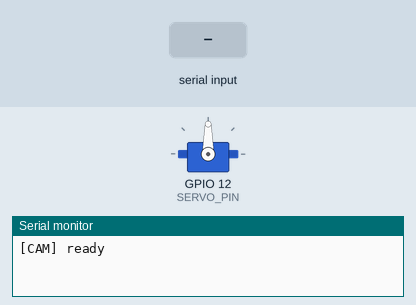
Bench run of a sketch on a simulated ESP32. Shown: servo, the last lines printed to the serial monitor. Inputs (shaded band) come from the test bench. The camera gives no picture.

Above: at 1.5 s.
1.6 s: "SCAN\n" received over the second serial link
At 1.83 s:
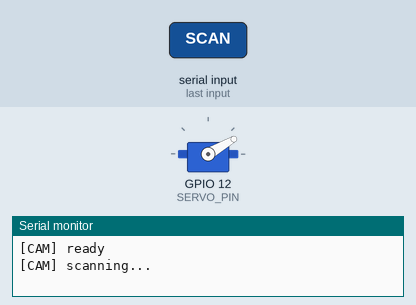
At 2.75 s:
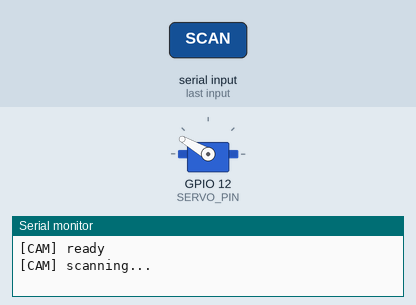
Timing chart, 0 to 4.6 s (numbered marks = the images above; inputs shaded):
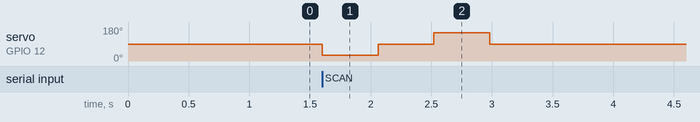

Measured:
- after the input at 1.6 s, servo on GPIO 12 (SERVO_PIN): 90° → 30° at once, → 90° 0.46 s later, → 150° 0.46 s later, → 90° 0.46 s later

The sketch:

NIPAS_CAM.ino
```cpp
/*
 * NIPAS_CAM.ino — ESP32-CAM vision module
 *
 * Waits for "SCAN\n" from the main ESP32 over UART.
 * Sweeps an SG90 servo 120° left-to-right.
 * Captures a frame at each position.
 * Runs HSV color analysis to detect chlorosis (yellow) and necrosis (brown).
 * Sends back a JSON result over UART.
 */

#include "esp_camera.h"
#include <ESP32Servo.h>
#include "NIPAS_Config.h"

// ═══════════════════════════════════════════════════════════
// AI-Thinker ESP32-CAM pins
// ═══════════════════════════════════════════════════════════
#define PWDN_GPIO_NUM     32
#define RESET_GPIO_NUM    -1
#define XCLK_GPIO_NUM      0
#define SIOD_GPIO_NUM     26
#define SIOC_GPIO_NUM     27
#define Y9_GPIO_NUM       35
#define Y8_GPIO_NUM       34
#define Y7_GPIO_NUM       39
#define Y6_GPIO_NUM       36
#define Y5_GPIO_NUM       21
#define Y4_GPIO_NUM       19
#define Y3_GPIO_NUM       18
#define Y2_GPIO_NUM        5
#define VSYNC_GPIO_NUM    25
#define HREF_GPIO_NUM     23
#define PCLK_GPIO_NUM     22

#define SERVO_PIN         12
#define SERVO_LEFT        30
#define SERVO_CENTER      90
#define SERVO_RIGHT       150

Servo camServo;
String uartBuf = "";

// ═══════════════════════════════════════════════════════════
// RGB → HSV
// ═══════════════════════════════════════════════════════════
void rgbToHsv(uint8_t r, uint8_t g, uint8_t b,
              float &h, float &s, float &v) {
    float rf = r / 255.0f, gf = g / 255.0f, bf = b / 255.0f;
    float mx = max(rf, max(gf, bf));
    float mn = min(rf, min(gf, bf));
    float d  = mx - mn;
    if (d == 0)         h = 0;
    else if (mx == rf)  h = 60 * fmod(((gf - bf) / d), 6);
    else if (mx == gf)  h = 60 * (((bf - rf) / d) + 2);
    else                h = 60 * (((rf - gf) / d) + 4);
    if (h < 0) h += 360;
    s = (mx == 0) ? 0 : (d / mx);
    v = mx;
}

// ═══════════════════════════════════════════════════════════
// HSV CLASSIFIERS for tomato / chili / brinjal
// ═══════════════════════════════════════════════════════════
bool isLeaf(float h, float s, float v) {
    // green leaf tissue
    return (h >= 70 && h <= 160) && s > 0.25f && v > 0.18f;
}
bool isChlorosis(float h, float s, float v) {
    // yellowing — H 40–75
    return (h >= 40 && h <= 75) && s > 0.35f && v > 0.35f;
}
bool isNecrosis(float h, float s, float v) {
    // brown/dark spots — H 10–40, low value
    return (h >= 10 && h <= 40) && (v < 0.55f || s < 0.40f);
}

// ═══════════════════════════════════════════════════════════
// ANALYSIS
// ═══════════════════════════════════════════════════════════
struct ScanResult {
    float leaf;
    float chlorosis;
    float necrosis;
};

ScanResult analyzeFrame(camera_fb_t* fb) {
    ScanResult r = {0, 0, 0};
    int leafPx = 0, chlorPx = 0, necrPx = 0;
    // PIXFORMAT_RGB565: 2 bytes per pixel
    for (size_t y = 0; y < fb->height; y += 2) {
        for (size_t x = 0; x < fb->width; x += 2) {
            size_t idx = (y * fb->width + x) * 2;
            if (idx + 1 >= fb->len) continue;
            uint16_t px = (fb->buf[idx] << 8) | fb->buf[idx + 1];
            uint8_t rr = ((px >> 11) & 0x1F) << 3;
            uint8_t gg = ((px >> 5)  & 0x3F) << 2;
            uint8_t bb = ( px        & 0x1F) << 3;
            float h, s, v;
            rgbToHsv(rr, gg, bb, h, s, v);
            if (isLeaf(h, s, v))      leafPx++;
            if (isChlorosis(h, s, v)) { leafPx++; chlorPx++; }
            if (isNecrosis(h, s, v))  { leafPx++; necrPx++;  }
        }
    }
    float denom = leafPx > 0 ? (float)leafPx : 1.0f;
    r.leaf      = leafPx;
    r.chlorosis = chlorPx / denom;
    r.necrosis  = necrPx  / denom;
    return r;
}

// ═══════════════════════════════════════════════════════════
// SWEEP + SCAN
// ═══════════════════════════════════════════════════════════
ScanResult scanAt(int angle) {
    camServo.write(angle);
    delay(400);                          // settle
    camera_fb_t* fb = esp_camera_fb_get();
    if (!fb) { ScanResult empty = {0,0,0}; return empty; }
    ScanResult r = analyzeFrame(fb);
    esp_camera_fb_return(fb);
    return r;
}

void doFullScan() {
    Serial.println("[CAM] scanning...");
    ScanResult L = scanAt(SERVO_LEFT);
    ScanResult C = scanAt(SERVO_CENTER);
    ScanResult R = scanAt(SERVO_RIGHT);
    camServo.write(SERVO_CENTER);

    // Worst-case (highest infection) side
    float chlor = max(L.chlorosis, max(C.chlorosis, R.chlorosis));
    float necr  = max(L.necrosis,  max(C.necrosis,  R.necrosis));
    float total = chlor + necr;

    const char* severity =
        total > 0.30f ? "high" :
        total > 0.15f ? "moderate" :
        total > 0.05f ? "low" : "none";

    Serial1.printf(
        "{\"infection\":%.3f,\"chlorosis\":%.3f,\"necrosis\":%.3f,\"severity\":\"%s\"}\n",
        total, chlor, necr, severity);
    Serial.printf("[CAM] → infection=%.3f severity=%s\n", total, severity);
}

// ═══════════════════════════════════════════════════════════
// SETUP
// ═══════════════════════════════════════════════════════════
void setup() {
    Serial.begin(115200);
    Serial1.begin(CAM_BAUD, SERIAL_8N1, 3, 1);   // RX=3, TX=1 on ESP32-CAM

    camServo.attach(SERVO_PIN);
    camServo.write(SERVO_CENTER);

    camera_config_t config;
    config.ledc_channel = LEDC_CHANNEL_0;
    config.ledc_timer   = LEDC_TIMER_0;
    config.pin_d0       = Y2_GPIO_NUM;
    config.pin_d1       = Y3_GPIO_NUM;
    config.pin_d2       = Y4_GPIO_NUM;
    config.pin_d3       = Y5_GPIO_NUM;
    config.pin_d4       = Y6_GPIO_NUM;
    config.pin_d5       = Y7_GPIO_NUM;
    config.pin_d6       = Y8_GPIO_NUM;
    config.pin_d7       = Y9_GPIO_NUM;
    config.pin_xclk     = XCLK_GPIO_NUM;
    config.pin_pclk     = PCLK_GPIO_NUM;
    config.pin_vsync    = VSYNC_GPIO_NUM;
    config.pin_href     = HREF_GPIO_NUM;
    config.pin_sscb_sda = SIOD_GPIO_NUM;
    config.pin_sscb_scl = SIOC_GPIO_NUM;
    config.pin_pwdn     = PWDN_GPIO_NUM;
    config.pin_reset    = RESET_GPIO_NUM;
    config.xclk_freq_hz = 20000000;
    config.pixel_format = PIXFORMAT_RGB565;   // required for HSV pixel loop
    config.frame_size   = FRAMESIZE_QQVGA;    // 160×120 — fast + fits RAM
    config.jpeg_quality = 12;
    config.fb_count     = 1;

    if (esp_camera_init(&config) != ESP_OK) {
        Serial.println("[CAM] init FAILED");
        return;
    }
    Serial.println("[CAM] ready");
}

// ═══════════════════════════════════════════════════════════
// LOOP
// ═══════════════════════════════════════════════════════════
void loop() {
    while (Serial1.available()) {
        char c = Serial1.read();
        if (c == '\n') {
            uartBuf.trim();
            if (uartBuf == "SCAN") doFullScan();
            uartBuf = "";
        } else if (c != '\r' && uartBuf.length() < 60) {
            uartBuf += c;
        }
    }
}
```

NIPAS_Config.h
```cpp
/*
 * NIPAS_Config.h — shared configuration for both ESP32s
 * Edit these values and re-upload to both boards.
 */

#ifndef NIPAS_CONFIG_H
#define NIPAS_CONFIG_H

// ═══════════════════════════════════════════════════════════
// DEVICE IDENTITY
// ═══════════════════════════════════════════════════════════
#define DEVICE_ID       "nipas-robot-01"

// ═══════════════════════════════════════════════════════════
// NETWORK — WiFi + MQTT broker
// ═══════════════════════════════════════════════════════════
#define WIFI_SSID       "YourHomeWiFi"
#define WIFI_PASS       "YourWiFiPassword"

#define MQTT_HOST       "xxxxxxxx.s1.eu.hivemq.cloud"
#define MQTT_PORT       8883
#define MQTT_USER       "your-username"
#define MQTT_PASS       "your-password"

// ═══════════════════════════════════════════════════════════
// MQTT TOPICS (auto-derived from DEVICE_ID)
// ═══════════════════════════════════════════════════════════
#define TOPIC_TELEMETRY "nipas/" DEVICE_ID "/telemetry"
#define TOPIC_STATUS    "nipas/" DEVICE_ID "/status"
#define TOPIC_ROBOT     "nipas/" DEVICE_ID "/robot"
#define TOPIC_LEAF      "nipas/" DEVICE_ID "/leaf"
#define TOPIC_CMD       "nipas/" DEVICE_ID "/cmd"
#define TOPIC_LWT       "nipas/" DEVICE_ID "/lwt"

// ═══════════════════════════════════════════════════════════
// MOTION PARAMETERS
// ═══════════════════════════════════════════════════════════
#define MOTOR_SPEED_NORMAL      140     // PWM 0-255
#define MOTOR_SPEED_SLOW        100
#define MOTOR_SPEED_TURN        130

#define WHEEL_DIAMETER_CM       6.5f    // MEASURE YOUR WHEEL
#define ENCODER_TICKS_PER_REV   20      // slotted holes per rotation
#define CM_PER_TICK             (3.14159f * WHEEL_DIAMETER_CM / ENCODER_TICKS_PER_REV)

#define OBSTACLE_THRESHOLD_CM   15
#define TURN_180_MS             1800    // CALIBRATE THIS

#define PLANT_SCAN_SETTLE_MS    400
#define SPRAY_BASE_MS           800
#define SPRAY_MAX_MS            2500

// ═══════════════════════════════════════════════════════════
// FIELD DEFAULTS (can be overridden from dashboard)
// ═══════════════════════════════════════════════════════════
#define DEFAULT_PLANT_SPACING_CM 40
#define DEFAULT_ROW_LENGTH_CM    500
#define DEFAULT_TOTAL_ROWS       5

// ═══════════════════════════════════════════════════════════
// CAM UART (ESP32-CAM link)
// ═══════════════════════════════════════════════════════════
#define CAM_RX_PIN              16
#define CAM_TX_PIN              17
#define CAM_BAUD                115200
#define CAM_TIMEOUT_MS          3000

#endif
```
